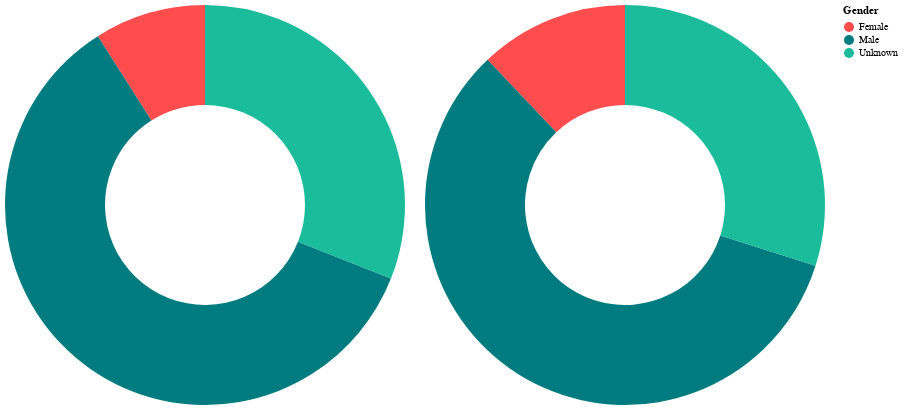

Notebook code cell kept with this figure:
### Code cell
import altair as alt
import pandas as pd

# First chart data
gender_distribution1 = pd.DataFrame({
    'gender': ['female', 'male', 'unknown'],
    'count': [9, 60, 31]
})

# Second chart data
gender_distribution2 = pd.DataFrame({
    'gender': ['female', 'male', 'unknown'],
    'count': [1808, 8696, 4484]
})

# Colors for both charts
colors = ["#FF4C4C", "#007B7F", "#1ABC9C"]

# First chart
chart1 = alt.Chart(gender_distribution1).mark_arc(innerRadius=100).encode(
    theta=alt.Theta(field='count', type='quantitative', stack='zero'),
    color=alt.Color(
        'gender:N',
        scale=alt.Scale(domain=['female', 'male', 'unknown'], range=colors),
        legend=alt.Legend(title='Gender', labelExpr="{'male':'Male', 'female':'Female', 'unknown':'Unknown'}[datum.label]")
    ),
    tooltip=['gender:N', 'count:Q']
).properties(
    title='',
    width=400,
    height=400
)

# Second chart
chart2 = alt.Chart(gender_distribution2).mark_arc(innerRadius=100).encode(
    theta=alt.Theta(field='count', type='quantitative', stack='zero'),
    color=alt.Color(
        'gender:N',
        scale=alt.Scale(domain=['female', 'male', 'unknown'], range=colors),
        legend=None  # Avoid duplicate legends
    ),
    tooltip=['gender:N', 'count:Q']
).properties(
    title='',
    width=400,
    height=400
)

# Combine charts side by side
combined_chart = chart1 | chart2
combined_chart.show().configure_view(
    stroke=None
)

### Figure 1 — Vega-Lite specification as saved in the notebook (floating-point values rounded to 4 significant figures)
{"config": {"view": {"continuousWidth": 300, "continuousHeight": 300}}, "hconcat": [{"data": {"name": "data-da580989223062e7181fae2cbf8a811a"}, "mark": {"type": "arc", "innerRadius": 100}, "encoding": {"color": {"field": "gender", "legend": {"labelExpr": "{'male':'Male', 'female':'Female', 'unknown':'Unknown'}[datum.label]", "title": "Gender"}, "scale": {"domain": ["female", "male", "unknown"], "range": ["#FF4C4C", "#007B7F", "#1ABC9C"]}, "type": "nominal"}, "theta": {"field": "count", "stack": "zero", "type": "quantitative"}, "tooltip": [{"field": "gender", "type": "nominal"}, {"field": "count", "type": "quantitative"}]}, "height": 400, "title": "", "width": 400}, {"data": {"name": "data-047dc8c366c28e9c647613de9bcf84ce"}, "mark": {"type": "arc", "innerRadius": 100}, "encoding": {"color": {"field": "gender", "legend": null, "scale": {"domain": ["female", "male", "unknown"], "range": ["#FF4C4C", "#007B7F", "#1ABC9C"]}, "type": "nominal"}, "theta": {"field": "count", "stack": "zero", "type": "quantitative"}, "tooltip": [{"field": "gender", "type": "nominal"}, {"field": "count", "type": "quantitative"}]}, "height": 400, "title": "", "width": 400}], "$schema": "https://vega.github.io/schema/vega-lite/v5.20.1.json", "datasets": {"data-da580989223062e7181fae2cbf8a811a": [{"gender": "female", "count": 9}, {"gender": "male", "count": 60}, {"gender": "unknown", "count": 31}], "data-047dc8c366c28e9c647613de9bcf84ce": [{"gender": "female", "count": 1808}, {"gender": "male", "count": 8696}, {"gender": "unknown", "count": 4484}]}}
